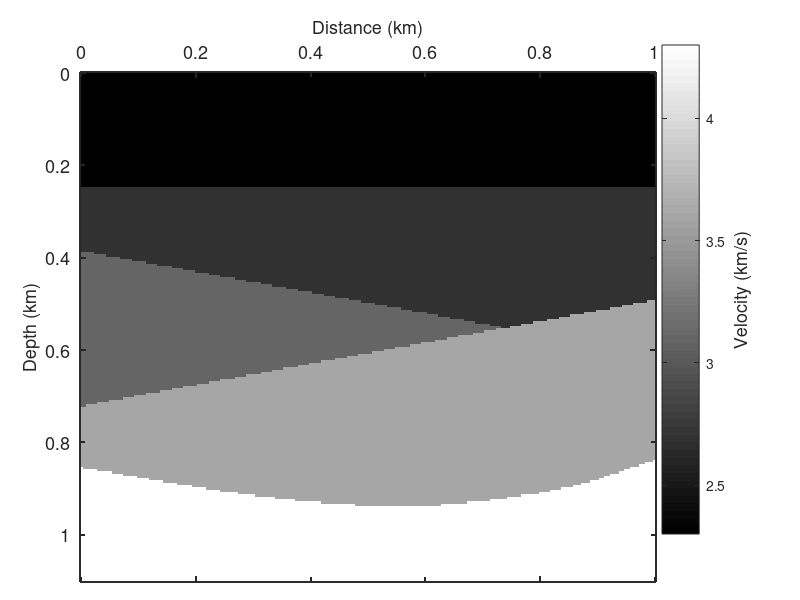
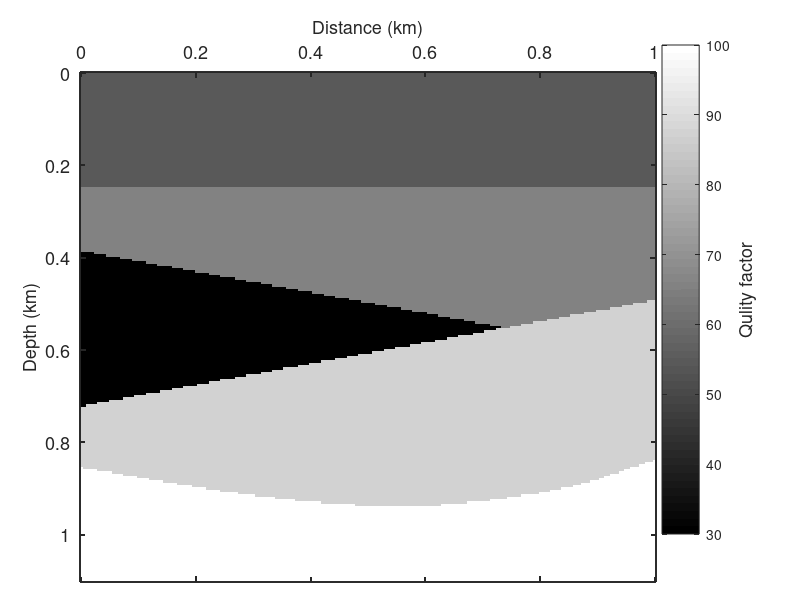

These charts were generated, in order, by the following MATLAB code: (Note: this script raises an error after producing the figures.)
clear all;clc;close all;
%% load the parameter modeles (velocity, Q)
addpath('./functions','./parfor_progress');
load ./data/layered_v.mat;  % the velocity model
load ./data/layered_Q.mat;   % the Q model
[nz,nx]=size(v);

% define the modeling aera
dh = 5;    % the spatial sampling interval [m], dh=dx=dz
z = dh.*(0:nz-1)/1000;
x = dh.*(0:nx-1)/1000;

figure;
imagesc(x,z,v/1000);
colormap(gray);
colorbar('location','Eastoutside');
colorbar;
ylabel(colorbar,'Velocity (km/s)','Fontsize',13);
set(gcf,'Position',[100 100 600 400]); 
set(gca,'Position',[.1 .03 .72 .85]);
set(gca,'xtick',0:0.2:2,'fontsize',13); 
set(gca,'ytick',0:0.2:2,'fontsize',13); 
set(gca,'linewidth',1.4);
xlabel('Distance (km)', 'fontsize',13);
ylabel('Depth (km)', 'fontsize',13);
set(gca,'xaxislocation','top');

figure;
imagesc(x,z,Q);
colorbar;
colormap(gray);
ylabel(colorbar,'Qulity factor','Fontsize',13);
set(gcf,'Position',[100 100 600 400]); 
set(gca,'Position',[.1 .03 .72 .85]);
set(gca,'xtick',0:0.2:2,'fontsize',13); 
set(gca,'ytick',0:0.2:2,'fontsize',13); 
set(gca,'linewidth',1.4);
xlabel('Distance (km)', 'fontsize',13);
ylabel('Depth (km)', 'fontsize',13);
set(gca,'xaxislocation','top');

%% define the modeling parameters
dt = 0.002;   % the time sampling interval [s]
nt = 501;    % the time record length [sample points]
t = 0:dt:(nt-1)*dt;
fpeak = 30;       % the modeling (peak) frequency [Hz]
omega = 2.0*pi*fpeak;  % the angular frequency
fr = 100;     % the reference frequency for modeling the viscoacoustic effects

% the parameters of PML absorption boundary
npml = 20;  % the thickness of PML [gridpoints]
free = 0;

% Define the source wavelet
[w_f, f]=fricker(dt, fpeak, nt); % a causal Ricker wavelet in the frequncy domain

%% Define the geometry
[nshots, shot_index, nrecs, rec_index] = geometry(nz, nx, npml);

%% extend the original model to contain the PML boundary
[nz, nx, v, Q] = model_pml(nz, nx, npml, v, Q); % add pml bounary to the original model 
[pmlz, pmlzh, pmlx, pmlxh] = PML(npml, free, omega, nz, nx, dh); % calculate the absorption coefficients

%% 
% To improve efficiency, we select limited frequency band for modeling rather than the full frequency band.
% We select a high-cut frequency and the frequency higher than it will be ignored
fhigh = 101;
for i = 1:length(f)
    if(fhigh-f(i)<dt)
        break;
    end
end
f = f(1:i);
w_f = w_f(1:i);

%% The frequency-domain forward modeling for acoustic equation
display('############# The forward modeling for acoustic equation #############');
flag = 1;  % for acoustic equation
freq_record_acoustic = frequency_modeling_record(flag, nz, nx, dh, pmlz, pmlzh, pmlx, pmlxh, w_f, f, shot_index, rec_index, v);

%% The frequency-domain forward modeling for viscoacoustic equation
display('############# The forward modeling for viscoacoustic equation #############');
flag = 4;  % for viscoacoustic equation
freq_record_viscoaco = frequency_modeling_record(flag, nz, nx, dh, pmlz, pmlzh, pmlx, pmlxh, w_f, f, shot_index, rec_index, v, Q, fr);

%% Cut-off the direct wave using auxiliary velocity model
va=v(1,1).*ones(size(v)); % Auxiliary velocity

display('############# Cut-off the direct wave for acoustic equation #############');
flag = 1;  % for acoustic equation
freq_record_acoustic_aux = frequency_modeling_record(flag, nz, nx, dh, pmlz, pmlzh, pmlx, pmlxh, w_f, f, shot_index, rec_index, va);
freq_record_acoustic = freq_record_acoustic - freq_record_acoustic_aux; % cut off the direct wave
clear freq_record_acoustic_a;    % delete the auxiliary records

display('############# Cut-off the direct wave for viscoacoustic equation #############');
flag = 4;  % for viscoacoustic equation
freq_record_viscoaco_aux = frequency_modeling_record(flag, nz, nx, dh, pmlz, pmlzh, pmlx, pmlxh, w_f, f, shot_index, rec_index, va, Q, fr);
freq_record_viscoaco = freq_record_viscoaco - freq_record_viscoaco_aux; % cut off the direct wave
clear freq_record_viscoaco_a;   % delete the auxiliary records

%% transform the frequency-domain records to time-domain records
time_record_acoustic = ifft(freq_record_acoustic,nt,1,'symmetric');  % acoustic shot gathers
time_record_viscoaco = ifft(freq_record_viscoaco,nt,1,'symmetric');  % viscoacoustic shot gathers

%% Preporcessing for RTM and Q-RTM in the frequency domain
[w_f, f] = fricker(dt, fpeak, nt); % frequncy-domain Ricker wavelet as the forward source 
receiver_sources_a = fft(time_record_acoustic,nt);  % the received acoustic prestack as virtual source
receiver_sources_v = fft(time_record_viscoaco,nt);  % the received viscoacoustic prestack as virtual source

receiver_sources_a = conj(receiver_sources_a);
receiver_sources_v = conj(receiver_sources_v);

% To improve efficiency, we select the frequency band to migration.
% Usually, we select a high-cut frequency, and the frequency higher than it will be ignored
fhigh = 101;
for i = 1:length(f)
    if(fhigh-f(i)<dt)
        break;
    end
end
f = f(1:i);
w_f = w_f(1:i);
receiver_sources_a = receiver_sources_a(1:i,:,:);
receiver_sources_v = receiver_sources_v(1:i,:,:);

%% Acoustic RTM with acoustic prestack data
display('############# FA-RTM with acoustic data #############');
image_ARTM_acoustic = frequency_RTM(nz, nx, dh, npml, pmlz, pmlzh, pmlx, pmlxh, w_f, f, shot_index, rec_index, receiver_sources_a, v);

figure;
imagesc(x,z,image_ARTM_acoustic);
colormap(gray);
set(gcf,'Position',[100 100 530 400]); 
set(gca,'Position',[.11 .03 .86 .85]);
set(gca,'xtick',0:0.2:2,'fontsize',13); 
set(gca,'ytick',0:0.2:2,'fontsize',13); 
set(gca,'linewidth',1.4);
xlabel('Distance (km)', 'fontsize',13);
ylabel('Depth (km)', 'fontsize',13);
set(gca,'xaxislocation','top');
caxis([-200 200]);

% store the figure in the folder named 'figures'
set(gcf,'PaperUnits','inches','PaperPosition',[0 0 5.3 4.0]);
print ./figures/figure11a.eps -depsc2 -r600;

%% Acoustic RTM with viscoacoustic prestack data
display('############# FA-RTM with viscoacoustic data #############');
image_ARTM_viscoac = frequency_RTM(nz, nx, dh, npml, pmlz, pmlzh, pmlx, pmlxh, w_f, f, shot_index, rec_index, receiver_sources_v, v);

figure;
imagesc(x,z,image_ARTM_viscoac);
colormap(gray);
set(gcf,'Position',[100 100 530 400]); 
set(gca,'Position',[.11 .03 .86 .85]);
set(gca,'xtick',0:0.2:2,'fontsize',13); 
set(gca,'ytick',0:0.2:2,'fontsize',13); 
set(gca,'linewidth',1.4);
xlabel('Distance (km)', 'fontsize',13);
ylabel('Depth (km)', 'fontsize',13);
set(gca,'xaxislocation','top');
caxis([-200 200]);

% store the figure in the folder named 'figures'
set(gcf,'PaperUnits','inches','PaperPosition',[0 0 5.3 4.0]);
print ./figures/figure11b.eps -depsc2 -r600;

%% Stabilized Q-compensated RTM with viscoacoustic prestack data
display('############# Stabilized FQ-RTM with viscoacoustic data #############');
sigma = 10^(-6);
image_QRTM_viscoac = frequency_QRTM(nz, nx, dh, npml, pmlz, pmlzh, pmlx, pmlxh, w_f, f, shot_index, rec_index, receiver_sources_v, v, Q, fr, sigma);

figure;
imagesc(x,z,image_QRTM_viscoac);
colormap(gray);
set(gcf,'Position',[100 100 530 400]); 
set(gca,'Position',[.11 .03 .86 .85]);
set(gca,'xtick',0:0.2:2,'fontsize',13); 
set(gca,'ytick',0:0.2:2,'fontsize',13); 
set(gca,'linewidth',1.4);
xlabel('Distance (km)', 'fontsize',13);
ylabel('Depth (km)', 'fontsize',13);
set(gca,'xaxislocation','top');
caxis([-200 200]);

% store the figure in the folder named 'figures'
set(gcf,'PaperUnits','inches','PaperPosition',[0 0 5.3 4.0]);
print ./figures/figure11c.eps -depsc2 -r600;

%% The differences between reference image and Q-compensated image
image_error = image_QRTM_viscoac - image_ARTM_acoustic;

figure;
imagesc(x,z,image_error);
colormap(gray);
set(gcf,'Position',[100 100 530 400]); 
set(gca,'Position',[.11 .03 .86 .85]);
set(gca,'xtick',0:0.2:2,'fontsize',13); 
set(gca,'ytick',0:0.2:2,'fontsize',13); 
set(gca,'linewidth',1.4);
xlabel('Distance (km)', 'fontsize',13);
ylabel('Depth (km)', 'fontsize',13);
set(gca,'xaxislocation','top');
caxis([-200 200]);

% store the figure in the folder named 'figures'
set(gcf,'PaperUnits','inches','PaperPosition',[0 0 5.3 4.0]);
print ./figures/figure11d.eps -depsc2 -r600;

%% Plot seismic traces located at X=0.3 km, X=0.5 km, X=0.7 km
X = 61;
trace_acoustic_x300 = image_ARTM_acoustic(:,X);
trace_viscoaco_x300 = image_ARTM_viscoac(:,X);
trace_q_comp_x300 = image_QRTM_viscoac(:,X);
X = 101;
trace_acoustic_x500 = image_ARTM_acoustic(:,X);
trace_viscoaco_x500 = image_ARTM_viscoac(:,X);
trace_q_comp_x500 = image_QRTM_viscoac(:,X);
X = 141;
trace_acoustic_x700 = image_ARTM_acoustic(:,X);
trace_viscoaco_x700 = image_ARTM_viscoac(:,X);
trace_q_comp_x700 = image_QRTM_viscoac(:,X);

figure;
subplot(3,1,1);
plot(z,trace_acoustic_x300,'r','LineWidth',1.5);
hold on;
plot(z,trace_viscoaco_x300,'b--','LineWidth',1.5);
hold on;
plot(z,trace_q_comp_x300,'g-.','LineWidth',1.5);
set(gcf,'Position',[100 100 600 500]); 
set(gca,'xtick',0:0.2:2,'fontsize',12); 
set(gca,'ytick',-4:4:4,'fontsize',12); 
ylabel('Amplitude', 'fontsize',12);
xlabel('Depth (km)', 'fontsize',12);
xlim([0 1.1]);
ylim([-191 161]);
legend('Acoustic','Viscoacoustic','Compensated',...
      'Orientation','Horizontal','Location',[0.44 0.93 0.2 0.05]);
strings={'a)'};
annotation('textbox',[0.02,0.94,0.2,0.05],'LineStyle','none',...
    'LineWidth',1,'String',strings,'fontsize',13);
subplot(3,1,2);
plot(z,trace_acoustic_x500,'r','LineWidth',1.5);
hold on;
plot(z,trace_viscoaco_x500,'b--','LineWidth',1.5);
hold on;
plot(z,trace_q_comp_x500,'g-.','LineWidth',1.5);
xlim([0 1.1]);
ylim([-201 301]);
set(gca,'xtick',0:0.2:2,'fontsize',12); 
set(gca,'ytick',-6:6:6,'fontsize',12); 
ylabel('Amplitude', 'fontsize',12);
xlabel('Depth (km)', 'fontsize',12);
strings={'b)'};
annotation('textbox',[0.02,0.64,0.2,0.05],'LineStyle','none',...
    'LineWidth',1,'String',strings,'fontsize',13);
subplot(3,1,3);
plot(z,trace_acoustic_x700,'r','LineWidth',1.5);
hold on;
plot(z,trace_viscoaco_x700,'b--','LineWidth',1.5);
hold on;
plot(z,trace_q_comp_x700,'g-.','LineWidth',1.5);
xlim([0 1.1]);
ylim([-181 181]);
set(gca,'xtick',0:0.2:2,'fontsize',12); 
set(gca,'ytick',-4:4:4,'fontsize',12); 
ylabel('Amplitude', 'fontsize',12);
xlabel('Depth (km)', 'fontsize',12);
strings={'c)'};
annotation('textbox',[0.01,0.34,0.2,0.05],'LineStyle','none',...
    'LineWidth',1,'String',strings,'fontsize',13);

% store the figure in the folder named 'figures'
set(gcf,'PaperUnits','inches','PaperPosition',[0 0 6.0 5.0]);
print ./figures/figure12.eps -depsc2 -r600;